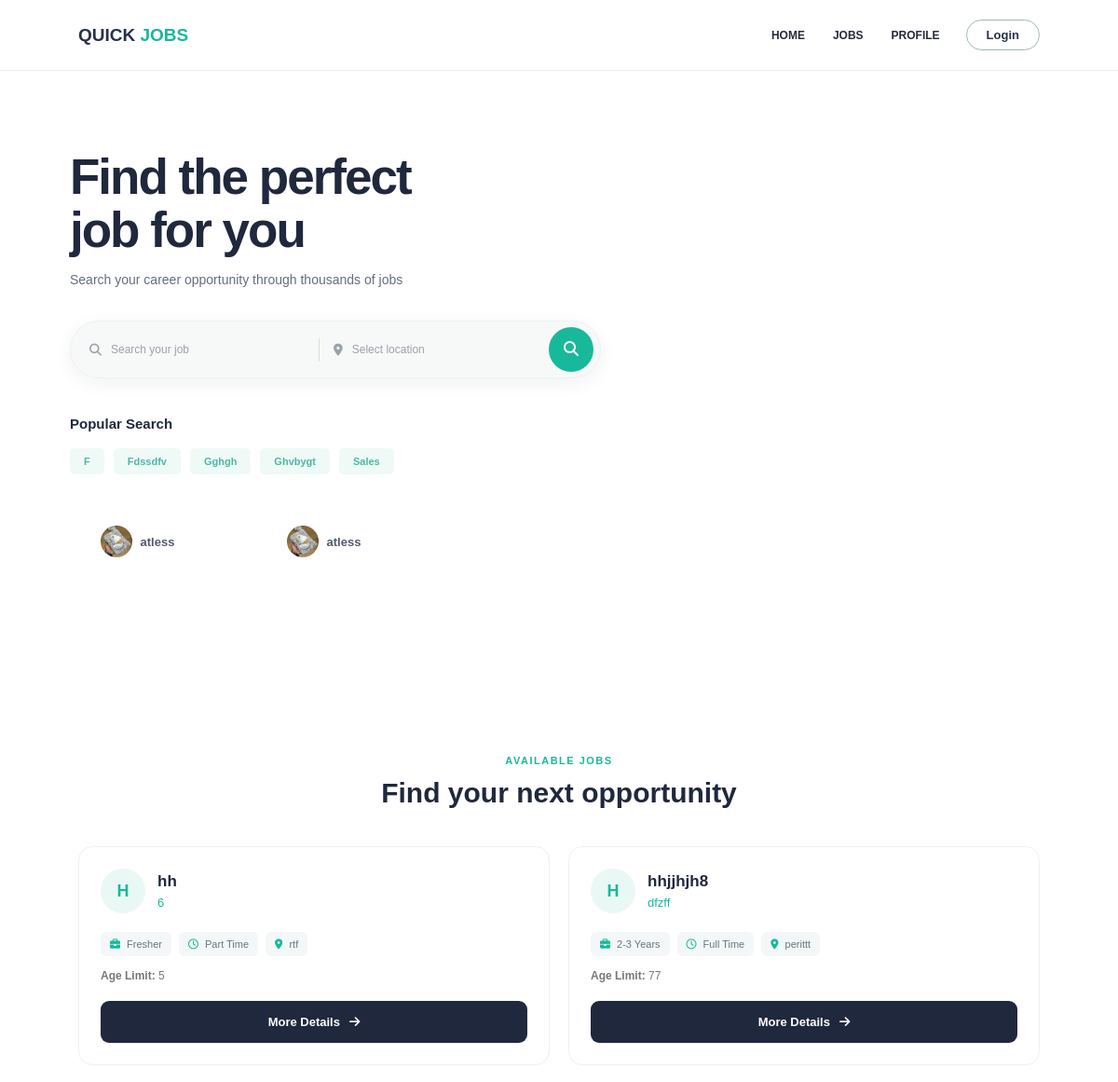
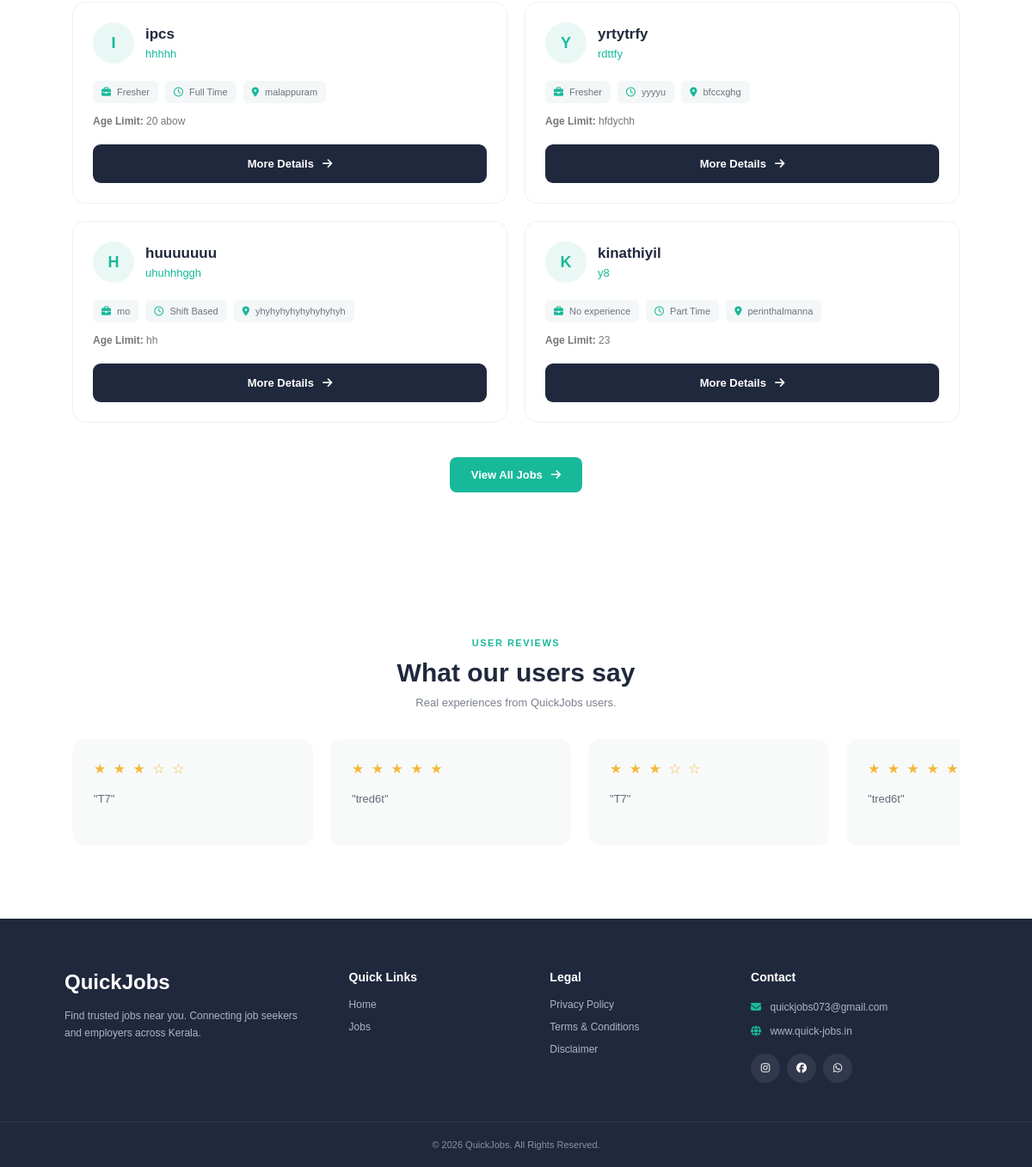
The page / on the database its author committed (2 pictures, top to bottom).
### myapp/models.py (models this page shows, shortened)
class Category(models.Model):
    name = models.CharField(
        max_length=100,
        unique=True,
    )
    class Meta:
        ordering = ["name"]
        verbose_name = "Category"
        verbose_name_plural = "Categories"

class Company(models.Model):
        name = models.CharField(
            max_length=150,
            unique=True,
        )
        logo = models.ImageField(
            upload_to="company_logos/",
            null=True,
            blank=True,
        )
        is_active = models.BooleanField(
            default=True,
        )
        created_at = models.DateTimeField(
            auto_now_add=True,
        )
        class Meta:
            ordering = ["name"]
            verbose_name = "Company"
            verbose_name_plural = "Companies"

class Job(models.Model):
    owner = models.ForeignKey(
        User,
        on_delete=models.CASCADE,
        related_name="jobs",
        null=True,
        blank=True,
    )
    shop_name = models.CharField(
        max_length=150,
    )
    title = models.CharField(
        max_length=150,
    )
    category = models.ForeignKey(
        Category,
        on_delete=models.PROTECT,
        related_name="jobs",
        null=True,
        blank=True,
    )
    experience = models.CharField(
        max_length=100,
        default="Fresher",
    )
    work_time = models.CharField(
        max_length=100,
    )
    gender = models.CharField(max_length=20, blank=True)
    education = models.CharField(max_length=100, blank=True)
    age_limit = models.CharField(
        max_length=50,
        blank=True,
    )
    location = models.CharField(
        max_length=100,
    )
    salary = models.CharField(
        max_length=100,
    )
    phone = models.CharField(
        max_length=15,
        validators=[phone_validator],
    )
    description = models.TextField(
        blank=True,
    )
    is_verified = models.BooleanField(
        default=True,
    )
    owner_name = models.CharField(
        max_length=150,
        blank=True
    )
    shop_photo = models.ImageField(
        upload_to="shop_photos/",
        null=True,
        blank=True
    )
    created_at = models.DateTimeField(
        auto_now_add=True,
    )
    class Meta:
        ordering = ["-created_at"]

class CustomerReview(models.Model):
    user = models.ForeignKey(
        User,
        on_delete=models.CASCADE,
        related_name="customer_reviews"
    )
    rating = models.PositiveIntegerField(
        choices=[
            (1, "1 Star"),
            (2, "2 Stars"),
            (3, "3 Stars"),
            (4, "4 Stars"),
            (5, "5 Stars"),
        ]
    )
    review = models.TextField()
    is_approved = models.BooleanField(default=False)
    created_at = models.DateTimeField(auto_now_add=True)
    class Meta:
        ordering = ["-created_at"]

### myapp/views.py (the view, shortened to what this page needs)
# urls.py: 2. Add a URL to urlpatterns:  path('', views.home, name='home')
def home(request):
    jobs = (
        Job.objects
        .filter(is_verified=True)
        .select_related("category", "owner")
        .order_by("title")
    )
    q = request.GET.get("q", "").strip()
    place = request.GET.get("place", "").strip()
    category_id = request.GET.get("category", "").strip()
    if place:
        jobs = jobs.filter(
            location__icontains=place
        )
    if category_id.isdigit():
        jobs = jobs.filter(
            category_id=int(category_id)
        )
    categories = (
        Category.objects
        .filter(
            jobs__is_verified=True
        )
        .distinct()
        .order_by("name")[:6]
    )
    companies = (
        Company.objects
        .filter(is_active=True)
        .order_by("name")
    )
    saved_job_ids = set()
    if request.user.is_authenticated:
        saved_job_ids = set(
            SavedJob.objects
            .filter(user=request.user)
            .values_list("job_id", flat=True)
        )
    home_jobs = jobs[:6]
    reviews = (
        CustomerReview.objects
        .filter(is_approved=True)
        .select_related("user")
    )
    return render(
        request,
        "home.html",
        {
            "reviews": reviews,
            "jobs": home_jobs,
            "categories": categories,
            "companies": companies,
            "saved_job_ids": saved_job_ids,
            "has_more_jobs": jobs.count() > 6,
        },
    )

### templates/home.html (shortened to what this page needs)
{% load static %}
<!DOCTYPE html>
<html lang="en">
<head>
    <link rel="stylesheet"
          href="{% static 'css/home.css' %}">
    <link rel="stylesheet"
          href="https://cdnjs.cloudflare.com/ajax/libs/font-awesome/6.7.2/css/all.min.css">
</head>
<body>
<header class="navbar">
    <div class="logo">
        <a href="{% url 'home' %}">
            QUICK <span>JOBS</span>
        </a>
    </div>
    <nav class="desktop-nav">
        <a href="{% url 'home' %}">
            HOME
        </a>
        <a href="#jobs">
            JOBS
        </a>
        {% if user.is_authenticated %}
            <a href="{% url 'saved_jobs' %}">
                SAVED JOBS
            </a>
            <a href="{% url 'profile' %}">
                PROFILE
            </a>
        {% else %}
            <a href="{% url 'login' %}">
                PROFILE
            </a>
        {% endif %}
    </nav>
    <div class="nav-right">
        {% if user.is_authenticated %}
            <button type="button"
                    class="mobile-menu-btn"
                    onclick="openMenu()"
                    aria-label="Open menu">
                <i class="fa-solid fa-bars"></i>
            </button>
        {% else %}
            <a href="{% url 'login' %}"
               class="signin-btn">
                Login
            </a>
        {% endif %}
    </div>
</header>
<section class="hero">
    <div class="hero-content">
        <h1>
            Find the perfect<br>
            <span>job for you</span>
        </h1>
        <p class="hero-subtitle">
            Search your career opportunity through thousands of jobs
        </p>
        <form class="search-box"
              method="GET"
              id="searchForm">
            <div class="search-field">
                <i class="fa-solid fa-magnifying-glass"></i>
                <input
                    type="text"
                    name="q"
                    placeholder="Search your job"
                    value="{{ request.GET.q }}"
                >
            </div>
            <div class="search-field">
                <i class="fa-solid fa-location-dot"></i>
                <input
                    type="text"
                    name="place"
                    placeholder="Select location"
                    value="{{ request.GET.place }}"
                >
            </div>
            <button type="submit"
                    class="search-button">
                <i class="fa-solid fa-magnifying-glass"></i>
            </button>
        </form>
        <div class="popular-search">
            <h3>
                Popular Search
            </h3>
            <div class="popular-tags">
                {% for cat in categories %}
                    <a href="?category={{ cat.id }}">
                        {{ cat.name }}
                    </a>
                {% empty %}
                    <span>
                        No categories available
                    </span>
                {% endfor %}
            </div>
        </div>
        {% if companies %}
        <div class="companies-slider">
            <div class="companies-track">
                {% for company in companies %}
                    <div class="company-item">
                        <div class="company-circle">
                            {% if company.logo %}
                                <img
                                    src="{{ company.logo.url }}"
                                    alt="{{ company.name }}"
                                >
                            {% else %}
                                {{ company.name|first|upper }}
                            {% endif %}
                        </div>
                        <span class="company-name">
                            {{ company.name }}
                        </span>
                    </div>
                {% endfor %}
                {% for company in companies %}
                    <div class="company-item">
                        <div class="company-circle">
                            {% if company.logo %}
                                <img
                                    src="{{ company.logo.url }}"
                                    alt="{{ company.name }}"
                                >
                            {% else %}
                                {{ company.name|first|upper }}
                            {% endif %}
                        </div>
                        <span class="company-name">
                            {{ company.name }}
                        </span>
                    </div>
                {% endfor %}
            </div>
        </div>
        {% endif %}
    </div>
</section>
<section class="job-list-section"
         id="jobs">
    <div class="section-heading">
        <span>
            AVAILABLE JOBS
        </span>
        <h2>
            Find your next opportunity
        </h2>
    </div>
    <div class="job-list">
        {% for job in jobs %}
            <div class="job-card">
                <div class="job-top">
                    <div class="job-logo">
                        {% if job.shop_photo %}
                            <img
                                src="{{ job.shop_photo.url }}"
                                alt="{{ job.shop_name }}"
                            >
                        {% else %}
                            {{ job.shop_name|first|upper }}
                        {% endif %}
                    </div>
                    <div class="job-company-info">
                        <h3>
                            {{ job.shop_name }}
                        </h3>
                        <p class="job-title">
                            {{ job.title }}
                        </p>
                    </div>
                </div>
                <div class="job-info">
                    <span>
                        <i class="fa-solid fa-briefcase"></i>
                        {{ job.experience|default:"Fresher" }}
                    </span>
                    <span>
                        <i class="fa-regular fa-clock"></i>
                        {{ job.work_time|default:"Full Time" }}
                    </span>
                    <span>
                        <i class="fa-solid fa-location-dot"></i>
                        {{ job.location }}
                    </span>
                </div>
                <p class="age-limit">
                    <b>Age Limit:</b>
                    {{ job.age_limit|default:"Not specified" }}
                </p>
                <div class="contact-box">
                    {% if user.is_authenticated %}
                        <a href="{% url 'job_details' job.id %}"
                           class="details-btn">
                            More Details
                            <i class="fa-solid fa-arrow-right"></i>
                        </a>
                    {% else %}
                        <a href="{% url 'login' %}"
                           class="details-btn">
                            More Details
                            <i class="fa-solid fa-arrow-right"></i>
                        </a>
                    {% endif %}
                </div>
            </div>
        {% empty %}
            <p class="no-job">
                No jobs available.
            </p>
        {% endfor %}
    </div>
    {% if has_more_jobs %}
        <div class="all-jobs-button-section">
            <a href="{% url 'all_jobs' %}"
               class="all-jobs-btn">
                View All Jobs
                <i class="fa-solid fa-arrow-right"></i>
            </a>
        </div>
    {% endif %}
</section>
{% if reviews %}
<section class="reviews-section">
    <div class="reviews-header">
        <span>
            USER REVIEWS
        </span>
        <h2>
            What our users say
        </h2>
        <p>
            Real experiences from QuickJobs users.
        </p>
    </div>
    <div class="reviews-slider">
        <div class="review-track">
            {% for review in reviews %}
                <div class="review-card">
                    <div class="stars">
                        {% for i in "12345" %}
                            {% if forloop.counter <= review.rating %}
                                ★
                            {% else %}
                                ☆
                            {% endif %}
                        {% endfor %}
                    </div>
                    <p>
                        "{{ review.review }}"
                    </p>
                </div>
            {% endfor %}
            {% for review in reviews %}
                <div class="review-card">
                    <div class="stars">
                        {% for i in "12345" %}
                            {% if forloop.counter <= review.rating %}
                                ★
                            {% else %}
                                ☆
                            {% endif %}
                        {% endfor %}
                    </div>
                    <p>
                        "{{ review.review }}"
                    </p>
                </div>
            {% endfor %}
        </div>
    </div>
</section>
{% endif %}
<footer class="footer">
    <div class="footer-container">
        <div class="footer-box">
            <h2>
                QuickJobs
            </h2>
            <p>
                Find trusted jobs near you.
                Connecting job seekers and employers across Kerala.
            </p>
        </div>
        <div class="footer-box">
            <h3>
                Quick Links
            </h3>
            <a href="{% url 'home' %}">
                Home
            </a>
            <a href="#jobs">
                Jobs
            </a>
        </div>
        <div class="footer-box">
            <h3>
                Legal
            </h3>
            <a href="{% url 'privacy_policy' %}">
                Privacy Policy
            </a>
            <a href="{% url 'terms' %}">
                Terms & Conditions
            </a>
            <a href="{% url 'disclaimer' %}">
                Disclaimer
            </a>
        </div>
        <div class="footer-box">
            <h3>
                Contact
            </h3>
            <p>
                <i class="fa-solid fa-envelope"></i>
                quickjobs073@gmail.com
            </p>
            <p>
                <i class="fa-solid fa-globe"></i>
                www.quick-jobs.in
            </p>
            <div class="social-icons">
                <a href="#">
                    <i class="fa-brands fa-instagram"></i>
                </a>
                <a href="#">
                    <i class="fa-brands fa-facebook"></i>
                </a>
                <a href="#">
                    <i class="fa-brands fa-whatsapp"></i>
                </a>
            </div>
        </div>
    </div>
    <div class="footer-bottom">
        © 2026 QuickJobs. All Rights Reserved.
    </div>
</footer>
</body>
</html>

### rows shown on the page
Category: name "F"
Category: name "Fdssdfv"
Category: name "Gghgh"
Category: name "Ghvbygt"
Category: name "Sales"
Company: logo (picture), name "atless"
Job: shop_name|first "H", shop_name "hh", title "6", experience "Fresher", work_time "Part Time", location "rtf", age_limit "5"
Job: shop_name|first "H", shop_name "hhjjhjh8", title "dfzff", experience "2-3 Years", work_time "Full Time", location "perittt", age_limit "77"
Job: shop_name|first "I", shop_name "ipcs", title "hhhhh", experience "Fresher", work_time "Full Time", location "malappuram", age_limit "20 abow"
Job: shop_name|first "Y", shop_name "yrtytrfy", title "rdttfy", experience "Fresher", work_time "yyyyu", location "bfccxghg", age_limit "hfdychh"
Job: shop_name|first "H", shop_name "huuuuuuu", title "uhuhhhggh", experience "mo", work_time "Shift Based", location "yhyhyhyhyhyhyhyhyh", age_limit "hh"
Job: shop_name|first "K", shop_name "kinathiyil", title "y8", experience "No experience", work_time "Part Time", location "perinthalmanna", age_limit "23"
CustomerReview: review "T7"
CustomerReview: review "tred6t"
